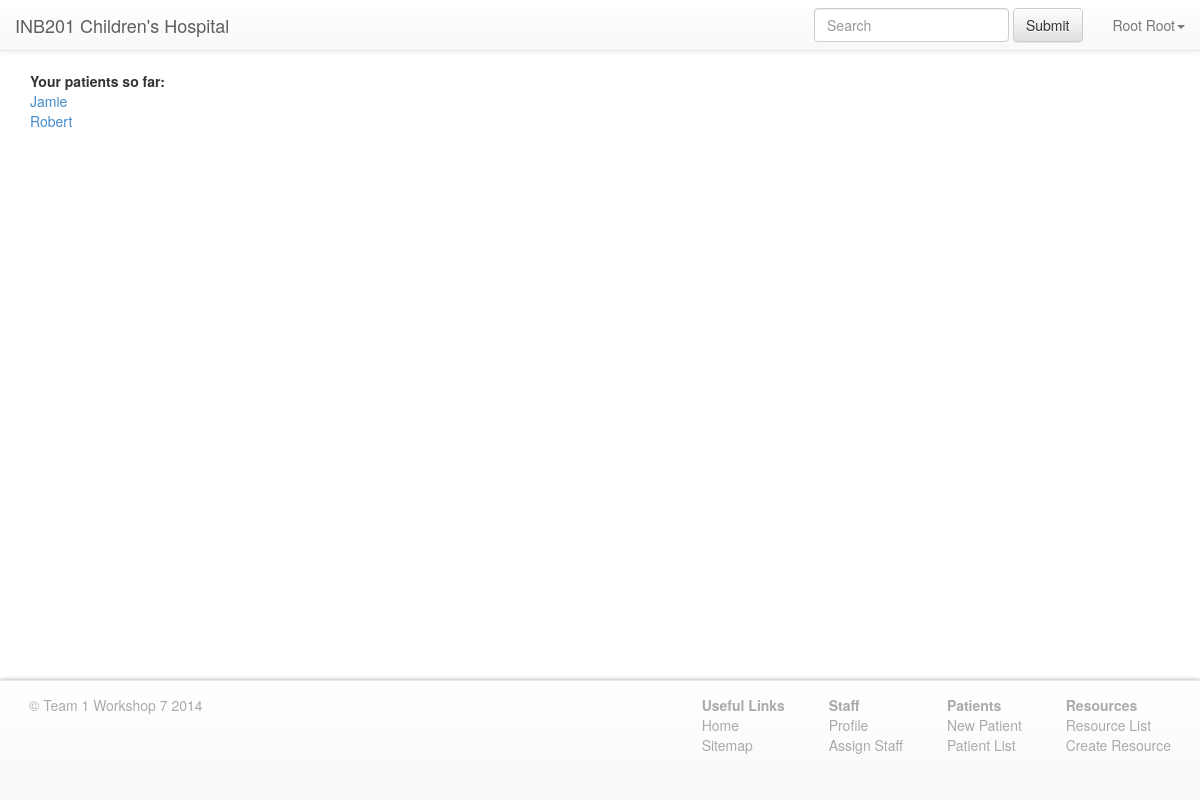
Page /doctor-patient-list.php (signed in) on the committed database.
### tables this page shows
CREATE TABLE `staff` (
  `id` int(10) unsigned NOT NULL AUTO_INCREMENT,
  `firstname` varchar(50) DEFAULT NULL,
  `lastname` varchar(50) DEFAULT NULL,
  `username` varchar(50) DEFAULT NULL,
  `email` varchar(100) DEFAULT NULL,
  `password` char(128) DEFAULT NULL,
  `role_id` int(11) NOT NULL,
  `password_reset` int(11) NOT NULL DEFAULT '1',
  PRIMARY KEY (`id`)
);

CREATE TABLE `patients` (
  `id` int(11) NOT NULL AUTO_INCREMENT,
  `first_name` varchar(50) NOT NULL,
  `middle_name` varchar(50) DEFAULT NULL,
  `last_name` varchar(50) NOT NULL,
  `gender` varchar(6) NOT NULL,
  `date_of_birth` date NOT NULL,
  `email` varchar(50) DEFAULT NULL,
  `home_phone` bigint(20) NOT NULL,
  `mobile_phone` bigint(20) NOT NULL,
  `address` varchar(50) NOT NULL,
  `medicare` bigint(20) NOT NULL,
  `medicare_ref` int(1) NOT NULL,
  `medicare_exp` date NOT NULL,
  `priv_health_org` varchar(50) DEFAULT NULL,
  `priv_health_num` bigint(12) DEFAULT NULL,
  `nok_first_name` varchar(50) NOT NULL,
  `nok_last_name` varchar(50) NOT NULL,
  `nok_home_phone` bigint(20) NOT NULL,
  `nok_mobile_phone` bigint(20) NOT NULL,
  `nok_address` varchar(50) NOT NULL,
  `nok_relationship` varchar(50) NOT NULL,
  PRIMARY KEY (`id`),
  UNIQUE KEY `medicare` (`medicare`)
);

### .class/database.class.php (called while the page is built, shortened)
<?php
class Database
{
    private static $Instance;
    private function __construct()
    {
        $this->dsn = 'mysql:dbname=clarensw_inb201;dbHost=localhost';
        $this->dbUser = 'clarensw_admin';
        $this->dbPass = 'qwerty()';
        $this->connection = new PDO($this->dsn,$this->dbUser,$this->dbPass);
    }
    public static function getInstance()
    {
        if(empty(self::$Instance))
        {
            try
            {
                self::$Instance = new Database();
            }
            catch (PDOException $e)
            {
                self::logAndDestroy($e);
            }
        }
        return self::$Instance;
    }
}
?>

### .class/model.class.php (called while the page is built, shortened)
<?php
require_once('database.class.php');
class model{
    protected $id = 0;
    static $table = "";
    public function __construct($id=0){
        if($id != 0){
            $this->load($id);
        }
    }
    public function load($id){
        $db = database::getInstance();
        $sql = 'SELECT * FROM '.static::$table.' WHERE id = :id LIMIT 1;';
        try{
            $stmt = $db->connection->prepare($sql);
            $stmt->execute(array('id' => $id));
        }catch (PDOException $e){
            database::logAndDestroy($e);
        }
        $row = $stmt->fetch(PDO::FETCH_ASSOC);
        $this->id = $id;
        return true;
    }
	public function id(){
       return $this->id;
   }
}
class link{
    public function __construct($current_model, $new_model_name, $joining_table='', $current_model_field='', $new_model_field=''){
        $this->current_model = $current_model;
        $this->new_model_name = $new_model_name;
        $this->joining_table = $joining_table;
        $this->current_model_field = get_class($this->current_model).'_id';
        $this->new_model_field = $this->new_model_name.'_id';
    }
    public function data($sql){
        try{
            $db = database::getInstance();
            return $db->connection->query($sql);
        }catch (PDOException $e){
            database::logAndDestroy($e);
        }
    }
    public function loadIntoModels($result){
        $models = array();
        while($row=$result->fetch(PDO::FETCH_BOTH)){
            $models[] = new $this->new_model_name($row[0]);
        }
        return $models;
    }
}
class manytomany_link extends link{
    public function get(){
        $sql = "SELECT ".$this->new_model_field." FROM ".$this->joining_table." WHERE ".$this->current_model_field.' = '.$this->current_model->id().';';
		return $this->loadIntoModels($this->data($sql));
    }
}
?>

### .class/staff.class.php (called while the page is built, shortened)
<?php
require_once('model.class.php');
class staff extends model{
	public function assigned(){
        return new manytomany_link($this, 'patient', 'staffpatient');
	}
    public function authenticated(){
        if(isset($_SESSION['user'])){
            if($this->load($_SESSION['user']) == false){
                header('Location: /logout.php');
                die;
            }
            return true;
        }
        return false;
    }
}
?>

### doctor-patient-list.php (the view, shortened to what this page needs)
<?php
require_once('.class/staff.class.php');
require_once('.class/model.class.php');
include(".views/header.php");
$patients = $staff->assigned()->get();
echo "<div class='container'>";
echo "<strong>Your patients so far:</strong><br/>";
foreach ($patients as $patient){
	echo "<a href='http://localhost/patient/patient-profile.php?patient=".$patient->id()."'>$patient->first_name</a><br/>";
	}
echo '</div>';
?>
<?PHP include(".views/footer.php"); ?>

### .views/nav-bar.php (shortened to what this page needs)
<nav class="navbar navbar-default navbar-static-top" role="navigation">
  <div class="container-fluid">
	<div class="navbar-header">
	  <a class="navbar-brand" href="/">INB201 Children's Hospital</a>
	</div>
	<div class="collapse navbar-collapse" id="bs-example-navbar-collapse-1">
	  <ul class="nav navbar-nav navbar-right">
	  <form class="navbar-form navbar-left" role="search" action="/search.php" method="get">
		<div class="form-group">
		  <input type="text" class="form-control" placeholder="Search" name="q">
		</div>
		<button type="submit" class="btn btn-default">Submit</button>
	  </form>
		<li class="dropdown">
		  <a href="#" class="dropdown-toggle" data-toggle="dropdown"><?php echo $staff->firstname?> <?php echo $staff->lastname?><b class="caret"></b></a>
		</li>
	  </ul>
	</div>
  </div>
</nav>

### css/additional-styles.css (style rules this page uses)
html, body { z-index:10; background-color:#FFFFFF; margin-bottom:120px; }

### rows in the picture
staff: firstname "Root", lastname "Root"
patients: first_name "Jamie"
patients: first_name "Robert"
